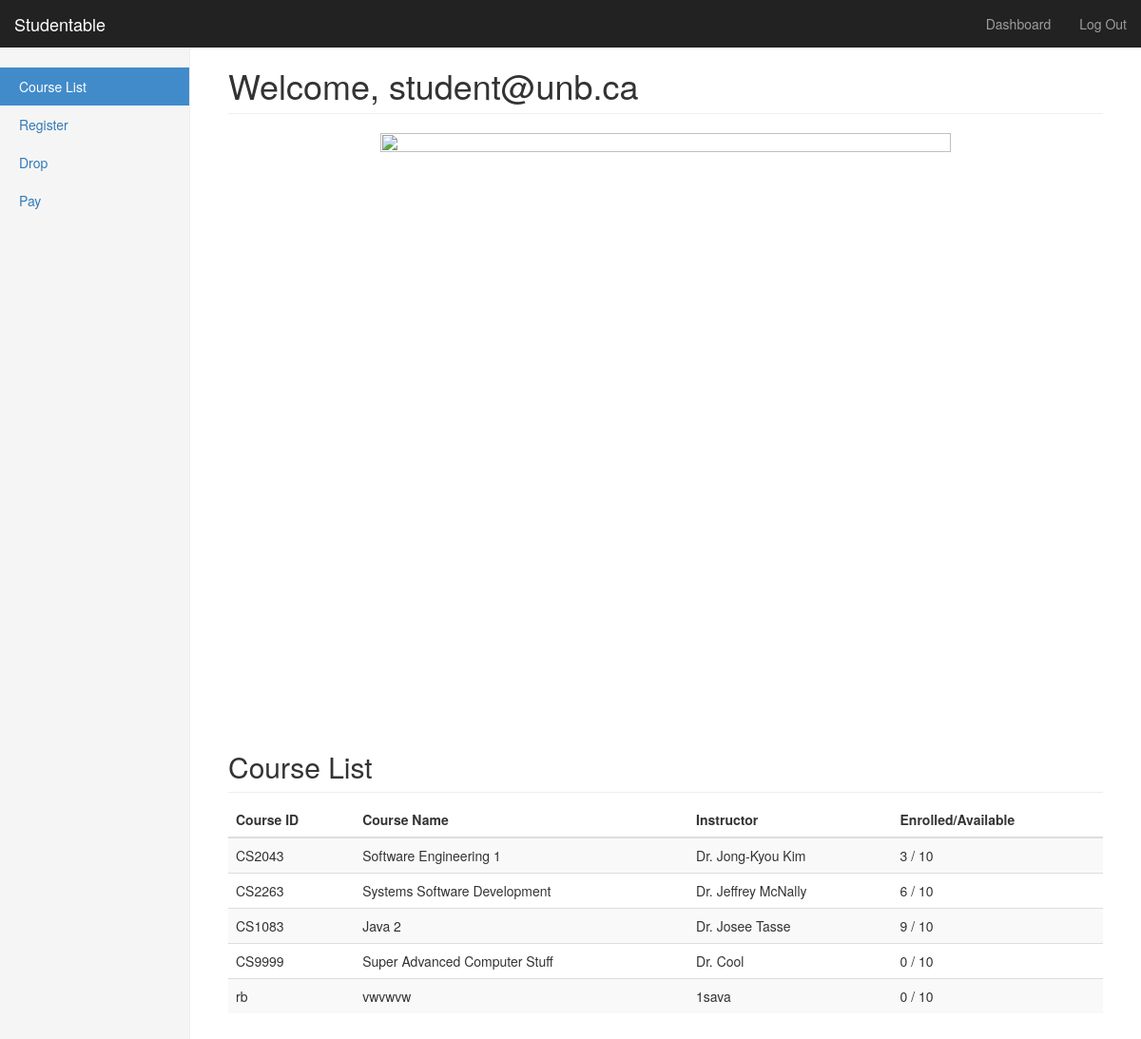
Screenshot of /studentdashboard (signed in) with the database file from the repository.
### models.py (models this page shows, shortened)
class User(Base):
	__tablename__ = 'users'
	id = Column(Integer, primary_key=True)
	email = Column(String(50), unique=True)
	password = Column(String(50))
	accType = Column(String(1))

class Course(Base):
	__tablename__ = 'courses'
	id = Column(Integer, primary_key=True)
	courseNum = Column(String(10), unique=True)
	courseName = Column(String(50))
	instructor = Column(String(100))
	nEnrolled = Column(Integer)

### app.py (the view)
@app.route('/studentdashboard')
@login_required
def studentdashboard():
	courses = db.session.query(Course).all()
	return render_template('studentdashboard.html', email=current_user.email, courseList=courses)

### app.py (called while the page is built)
@login_manager.user_loader
def loadUser(userId):
	return db.session.query(User).get(int(userId))

### templates/studentdashboard.html (shortened to what this page needs)
{% extends "bootstrap/base.html" %}
{% block styles %}
{{super()}}
<link rel="stylesheet" href="{{url_for('.static', filename='dashboard.css')}}">
{% endblock %}
{% block content %}
    <nav class="navbar navbar-inverse navbar-fixed-top">
      <div class="container-fluid">
        <div class="navbar-header">
          <a class="navbar-brand" href="#">Studentable</a>
        </div>
        <div id="navbar" class="navbar-collapse collapse">
          <ul class="nav navbar-nav navbar-right">
            <li><a href="#">Dashboard</a></li>
            <li><a href="{{ url_for('logout') }}">Log Out</a></li>
          </ul>
        </div>
      </div>
    </nav>
    <div class="container-fluid">
      <div class="row">
        <div class="col-sm-3 col-md-2 sidebar">
          <ul class="nav nav-sidebar">
            <li class="active"><a href="#">Course List <span class="sr-only">(current)</span></a></li>
            <li><a href="#">Register</a></li>
            <li><a href="#">Drop</a></li>
            <li><a href="#">Pay</a></li>
          </ul>
        </div>
        <div class="col-sm-9 col-sm-offset-3 col-md-10 col-md-offset-2 main">
          <h1 class="page-header">Welcome, {{ email }}</h1>
          <div class="row placeholder" id="banner">
            <div class="col-lg-12 col-md-12 col-sm-12 col-xs-12 placeholders" id="banners">
              <img src="https://collegelearners.com/wp-content/uploads/2018/08/university-of-new-brunswick.jpg" width="600" height="600" class="img-responsive">
            </div>
          </div>
          <h2 class="sub-header">Course List</h2>
          <div class="table-responsive">
            <table class="table table-striped">
              <thead>
                <tr>
                  <th>Course ID</th>
                  <th>Course Name</th>
                  <th>Instructor</th>
                  <th>Enrolled/Available</th>
                </tr>
              </thead>
              <tbody>
                {% for course in courseList %}
                <tr>
                  <td>{{ course.courseNum}}</td>
                  <td>{{ course.courseName}}</td>
                  <td>{{ course.instructor}}</td>
                  <td>{{ course.nEnrolled}} / 10</td>
                </tr>
                {% endfor %}
              </tbody>
            </table>
          </div>
        </div>
      </div>
    </div>
{% endblock %}

### static/dashboard.css (style rules this page uses)
body { padding-top: 50px; }
.sub-header { padding-bottom: 10px; border-bottom: 1px solid #eee; }
.navbar-fixed-top { border: 0; }
.sidebar { display: none; }
@media (min-width: 768px) { .sidebar { position: fixed; top: 51px; bottom: 0; left: 0; z-index: 1000; display: block; padding: 20px; overflow-x: hidden; overflow-y: auto; background-color: #f5f5f5; border-right: 1px solid #eee; } }
.nav-sidebar { margin-right: -21px; margin-bottom: 20px; margin-left: -20px; }
.nav-sidebar > li > a { padding-right: 20px; padding-left: 20px; }
.nav-sidebar > .active > a, .nav-sidebar > .active > a:hover, .nav-sidebar > .active > a:focus { color: #fff; background-color: #428bca; }
.main { padding: 20px; }
@media (min-width: 768px) { .main { padding-right: 40px; padding-left: 40px; } }
.main .page-header { margin-top: 0; }
#banners { margin-bottom: 30px; text-align: center; }
#banner { margin-bottom: 20px; }
#banner img { display: inline-block; border-radius: 0%; }

### rows the page displays
User: email "student@unb.ca"
Course: courseNum "CS2043", courseName "Software Engineering 1", instructor "Dr. Jong-Kyou Kim", nEnrolled "3"
Course: courseNum "CS2263", courseName "Systems Software Development", instructor "Dr. Jeffrey McNally", nEnrolled "6"
Course: courseNum "CS1083", courseName "Java 2", instructor "Dr. Josee Tasse", nEnrolled "9"
Course: courseNum "CS9999", courseName "Super Advanced Computer Stuff", instructor "Dr. Cool", nEnrolled "0"
Course: courseNum "rb", courseName "vwvwvw", instructor "1sava", nEnrolled "0"
